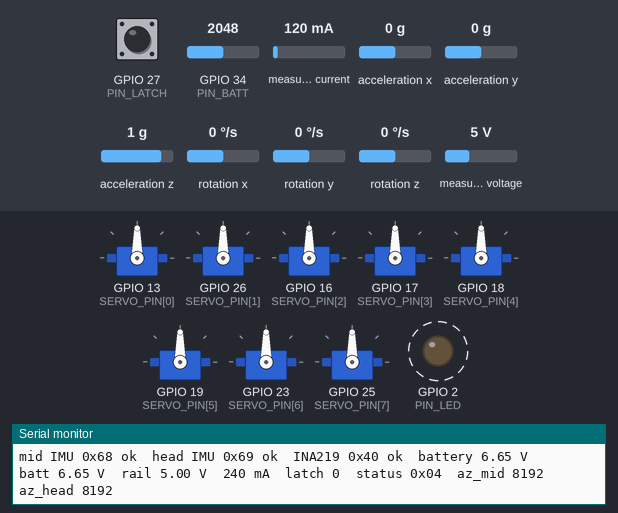
Bench run of a sketch on a simulated ESP32. Shown: 8 × servo, output pins drawn as LEDs (lit = HIGH), the last lines printed to the serial monitor. Wiring (inferred from the names in the program): INA219 current sensor at I2C address 0x40; MPU-6050 motion sensor at I2C address 0x68; MPU-6050 motion sensor at I2C address 0x69. Dashed ring = blinking. The inputs (shaded band) are chosen by the test bench; at power-on: GPIO 34 (PIN_BATT) = 2048, GPIO 27 (PIN_LATCH) HIGH, measured current 120 mA, acceleration x 0 g, acceleration y 0 g, acceleration z 1 g, rotation x 0 °/s, rotation y 0 °/s, rotation z 0 °/s, measured voltage 5 V. Pins used as bus, display or sensor lines are not drawn.

Above: at 1.2 s.
1.3 s: GPIO 34 (PIN_BATT) set to 1228
At 2.7 s:
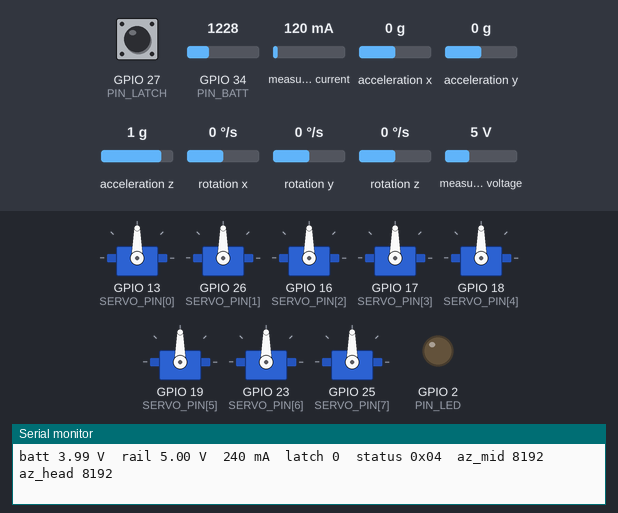
At 3.36 s:
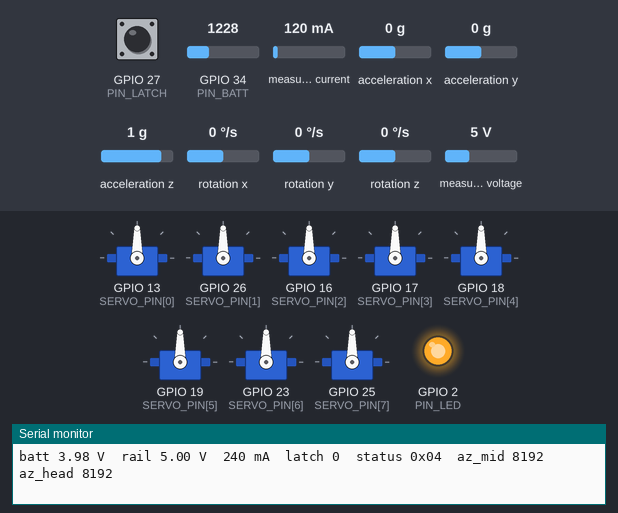
Timing chart, 0 to 10.3 s (numbered marks = the images above; inputs shaded):
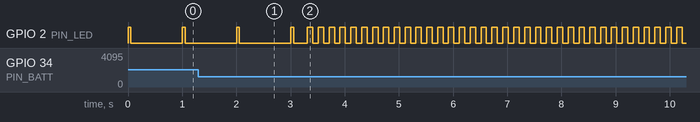

The sketch:

ouro_robot.ino
```cpp
// Ouro, on-robot firmware. ESP32 DevKit (ESP32-WROOM-32, classic ESP32), Arduino-ESP32 core 3.x,
// library ESP32Servo 3.x. Board: "ESP32 Dev Module" (FQBN esp32:esp32:esp32).
// Job: move 8 servos to the pulse widths it is told, and report 2 IMUs + current + latch + battery.
// Nothing else: no control loop runs here. See docs/electronics.md for the wiring and bring-up.
#include <WiFi.h>
#include <esp_wifi.h>
#include <esp_now.h>
#include <esp_sleep.h>
#include <Wire.h>
#include <ESP32Servo.h>
#include "ouro_common.h"

// ---------------------------------------------------------------- pins (docs/electronics.md, pin map)
// Joint 2 moved from GPIO14 to GPIO26: GPIO14 is a JTAG pin that is not quiet during boot.
const uint8_t SERVO_PIN[N_SERVO] = {13, 26, 16, 17, 18, 19, 23, 25};  // joint 1 (tail) .. joint 8 (neck)
const uint8_t PIN_SDA = 21, PIN_SCL = 22, PIN_LATCH = 27, PIN_BATT = 34, PIN_LED = 2;
const uint8_t MPU_MID = 0x68, MPU_HEAD = 0x69, INA = 0x40;

// ---------------------------------------------------------------- tuning
const uint32_t I2C_HZ = 400000;          // 300 mm bus, ~1-1.9 k pull-ups: rise time ~60-110 ns (limit 300 ns)
const uint16_t I2C_TIMEOUT_MS = 3;       // a stuck bus costs 3 ms, never the 50 ms default
const float    INA_MA_PER_LSB = 0.2f;    // 10 uV/LSB over 0.05 ohm (module's 0.1 + added 0.1 in parallel).
                                         // Without the added shunt use 0.1f. Trim this against a meter.
const uint16_t INA_CONFIG = 0x19FF;      // 16 V bus, PGA /8 (+-320 mV), bus 12-bit, shunt 128-sample average
                                         // (68 ms: spans ~3 servo frames, so 50 Hz current bursts average out)
const float    BATT_DIV = (100.0f + 33.0f) / 33.0f;   // 100k over 33k
const float    BATT_CAL = 1.000f;        // trim: meter reading / reported value (step 6 of bring-up)
const uint16_t LOW_BATT_MV = 6600;       // 3.3 V per cell under load
const uint32_t LOW_BATT_HOLD_MS = 2000;  // 2 s of sag, not one stall spike
const uint32_t SLEEP_AFTER_LOW_MS = 30000;   // keep reporting low battery for 30 s, then deep sleep
const uint16_t RAIL_LOW_MV = 4500;       // servo rail sagging: flag it
const uint32_t CMD_TIMEOUT_MS = 300;
const uint16_t MAX_STEP_US = 32;         // per 5 ms tick = 6400 us/s = 10 rad/s, the top of the sim's slew range
const uint32_t TICK_MS = 5;              // 200 Hz slew, 100 Hz telemetry

// ---------------------------------------------------------------- state
Servo servo[N_SERVO];
uint8_t broadcastMac[6] = {0xFF, 0xFF, 0xFF, 0xFF, 0xFF, 0xFF};

// Written by the ESP-NOW receive callback (Wi-Fi task, core 0), read by loop() (core 1).
// The spinlock makes the 20-byte copy atomic: loop() never sees half of one command and half of the next.
portMUX_TYPE cmdMux = portMUX_INITIALIZER_UNLOCKED;
CmdPacket rxCmd = {};  uint32_t rxMs = 0;  bool rxAny = false;

uint16_t pulseNow[N_SERVO];
bool live = false;  uint8_t seq = 0;
float battFilt = 0;  uint32_t lowBattSince = 0, lowBattAt = 0;  bool lowBatt = false;
int16_t lastMid[6] = {}, lastHead[6] = {};  int16_t lastmA = 0;  uint16_t railmV = 0;

struct Dev { uint8_t addr; bool ok; uint8_t fails; };
Dev devMid = {MPU_MID, false, 0}, devHead = {MPU_HEAD, false, 0}, devIna = {INA, false, 0};

// ---------------------------------------------------------------- ESP-NOW
void onRecv(const esp_now_recv_info_t *info, const uint8_t *data, int len) {
  if (len != (int)sizeof(CmdPacket) || data[0] != CMD_MAGIC || data[1] != ROBOT_ID) return;
  portENTER_CRITICAL(&cmdMux);
  memcpy(&rxCmd, data, sizeof(CmdPacket));
  rxMs = millis();  rxAny = true;
  portEXIT_CRITICAL(&cmdMux);
}

// ---------------------------------------------------------------- I2C helpers (never block more than a few ms)
bool wr8(uint8_t dev, uint8_t reg, uint8_t val) {
  Wire.beginTransmission(dev); Wire.write(reg); Wire.write(val);
  return Wire.endTransmission() == 0;
}
bool wr16(uint8_t dev, uint8_t reg, uint16_t val) {
  Wire.beginTransmission(dev); Wire.write(reg); Wire.write((uint8_t)(val >> 8)); Wire.write((uint8_t)val);
  return Wire.endTransmission() == 0;
}
bool rd(uint8_t dev, uint8_t reg, uint8_t *buf, uint8_t n) {
  Wire.beginTransmission(dev); Wire.write(reg);
  if (Wire.endTransmission(false) != 0) return false;
  if (Wire.requestFrom(dev, (size_t)n) != n) return false;
  for (uint8_t i = 0; i < n; i++) buf[i] = (uint8_t)Wire.read();   // one statement per byte: defined order
  return true;
}
inline int16_t be16(const uint8_t *b) { return (int16_t)(((uint16_t)b[0] << 8) | b[1]); }

// A slave left holding SDA low (power glitch or a wire breaking mid-byte) hangs the bus until it sees
// clocks. Clock SCL up to 9 times, send a STOP, restart the peripheral.
void i2cRecover() {
  Wire.end();
  pinMode(PIN_SDA, INPUT_PULLUP);
  pinMode(PIN_SCL, OUTPUT_OPEN_DRAIN);  digitalWrite(PIN_SCL, HIGH);
  for (int i = 0; i < 9 && digitalRead(PIN_SDA) == LOW; i++) {
    digitalWrite(PIN_SCL, LOW);  delayMicroseconds(5);  digitalWrite(PIN_SCL, HIGH);  delayMicroseconds(5);
  }
  pinMode(PIN_SDA, OUTPUT_OPEN_DRAIN);
  digitalWrite(PIN_SDA, LOW);  delayMicroseconds(5);  digitalWrite(PIN_SCL, HIGH);  delayMicroseconds(5);
  digitalWrite(PIN_SDA, HIGH);  delayMicroseconds(5);
  Wire.begin(PIN_SDA, PIN_SCL, I2C_HZ);
  Wire.setTimeOut(I2C_TIMEOUT_MS);
}

bool initMpu(Dev &d) {
  d.ok = wr8(d.addr, 0x6B, 0x01)      // wake, PLL on gyro X
      && wr8(d.addr, 0x1A, 0x03)      // DLPF 44 Hz: kills servo buzz
      && wr8(d.addr, 0x1B, 0x10)      // +-1000 dps
      && wr8(d.addr, 0x1C, 0x08);     // +-4 g
  d.fails = 0;
  return d.ok;
}
bool initIna(Dev &d) { d.ok = wr16(d.addr, 0x00, INA_CONFIG);  d.fails = 0;  return d.ok; }

void markFail(Dev &d) { if (d.ok && ++d.fails >= 3) d.ok = false; }

bool readMpu(Dev &d, int16_t *out) {            // accel xyz, (temp skipped), gyro xyz
  if (!d.ok) return false;
  uint8_t b[14];
  if (!rd(d.addr, 0x3B, b, 14)) { markFail(d); return false; }
  d.fails = 0;
  out[0] = be16(b + 0);  out[1] = be16(b + 2);  out[2] = be16(b + 4);
  out[3] = be16(b + 8);  out[4] = be16(b + 10); out[5] = be16(b + 12);
  return true;
}

bool readIna(Dev &d) {                          // shunt (signed, 10 uV/LSB) and bus voltage (4 mV/LSB)
  if (!d.ok) return false;
  uint8_t b[2];
  if (!rd(d.addr, 0x01, b, 2)) { markFail(d); return false; }
  int32_t mA = lroundf(be16(b) * INA_MA_PER_LSB);
  lastmA = (int16_t)constrain(mA, -32000, 32000);
  if (!rd(d.addr, 0x02, b, 2)) { markFail(d); return false; }
  railmV = (uint16_t)((((uint16_t)b[0] << 8) | b[1]) >> 3) * 4;
  d.fails = 0;
  return true;
}

// ---------------------------------------------------------------- servos
// Channels are allocated once at boot and never freed. "Limp" = duty 0 (pin held low, no pulses),
// which an analog hobby servo treats exactly like an unplugged signal wire.
void setLive(bool on) {
  if (on == live) return;
  for (int i = 0; i < N_SERVO; i++) {
    if (on) servo[i].writeMicroseconds(pulseNow[i]);
    else    servo[i].release();
  }
  live = on;
}

void goToSleep() {
  setLive(false);
  wr8(MPU_MID, 0x6B, 0x40);  wr8(MPU_HEAD, 0x6B, 0x40);   // IMUs to sleep
  wr16(INA, 0x00, INA_CONFIG & ~0x0007);                    // INA219 power-down
  digitalWrite(PIN_LED, LOW);
  esp_now_deinit();  WiFi.mode(WIFI_OFF);
  Serial.println("low battery: deep sleep. UNPLUG THE BATTERY NOW.");  Serial.flush();
  esp_deep_sleep_start();                                    // no wake source: only reset or replug
}

// ---------------------------------------------------------------- setup
void setup() {
  Serial.begin(115200);
  // Drive every servo signal low before anything else: a floating 30 cm servo lead twitches the servo.
  for (int i = 0; i < N_SERVO; i++) { pinMode(SERVO_PIN[i], OUTPUT);  digitalWrite(SERVO_PIN[i], LOW); }
  pinMode(PIN_LED, OUTPUT);  pinMode(PIN_LATCH, INPUT_PULLUP);
  analogSetPinAttenuation(PIN_BATT, ADC_11db);

  for (int i = 0; i < N_SERVO; i++) {
    pulseNow[i] = 1500;
    servo[i].setPeriodHertz(50);
    servo[i].attach(SERVO_PIN[i], 500, 2500);
    servo[i].setTimerWidth(16);      // attach() defaults to 10 bits = 19.5 us steps; 16 bits = 0.3 us
    servo[i].release();              // allocated, but no pulses until the first enabled command
  }

  Wire.begin(PIN_SDA, PIN_SCL, I2C_HZ);
  Wire.setTimeOut(I2C_TIMEOUT_MS);
  if (digitalRead(PIN_SDA) == LOW) i2cRecover();
  initMpu(devMid);  initMpu(devHead);  initIna(devIna);

  WiFi.mode(WIFI_STA);
  WiFi.setSleep(false);                                   // radio always on: no 100 ms modem-sleep gaps
  esp_wifi_set_channel(WIFI_CHANNEL, WIFI_SECOND_CHAN_NONE);
  bool nowOk = esp_now_init() == ESP_OK;
  nowOk = nowOk && esp_now_register_recv_cb(onRecv) == ESP_OK;
  esp_now_peer_info_t peer = {};
  memcpy(peer.peer_addr, broadcastMac, 6);  peer.channel = WIFI_CHANNEL;  peer.ifidx = WIFI_IF_STA;
  nowOk = nowOk && esp_now_add_peer(&peer) == ESP_OK;

  battFilt = analogReadMilliVolts(PIN_BATT) * BATT_DIV * BATT_CAL;
  Serial.printf("\nOuro robot  id %d  ch %d  MAC %s  esp-now %s\n", ROBOT_ID, WIFI_CHANNEL,
                WiFi.macAddress().c_str(), nowOk ? "ok" : "FAILED");
  Serial.printf("mid IMU 0x68 %s  head IMU 0x69 %s  INA219 0x40 %s  battery %.2f V\n",
                devMid.ok ? "ok" : "MISSING", devHead.ok ? "ok" : "MISSING", devIna.ok ? "ok" : "MISSING",
                battFilt / 1000.0f);
  if (!nowOk) while (true) { digitalWrite(PIN_LED, !digitalRead(PIN_LED)); delay(100); }   // fast blink forever
}

// ---------------------------------------------------------------- loop
void loop() {
  static uint32_t nextTick = 0, tick = 0, lastRetry = 0, lastPrint = 0;
  static uint8_t latchCount = 0;
  uint32_t now = millis();
  if ((int32_t)(now - nextTick) < 0) { vTaskDelay(1); return; }
  nextTick = now + TICK_MS;  tick++;

  // One consistent snapshot of the latest command.
  CmdPacket c;  uint32_t cmdMs;  bool any;
  portENTER_CRITICAL(&cmdMux);
  c = rxCmd;  cmdMs = rxMs;  any = rxAny;
  portEXIT_CRITICAL(&cmdMux);
  // Signed difference: the callback may stamp rxMs a millisecond after `now` was read.
  bool timeout = !any || (int32_t)(now - cmdMs) > (int32_t)CMD_TIMEOUT_MS;

  // Battery: ADC1 (works with Wi-Fi on), eFuse-calibrated mV, ~80 ms low-pass.
  float b = analogReadMilliVolts(PIN_BATT) * BATT_DIV * BATT_CAL;
  battFilt += (b - battFilt) / 16.0f;
  uint16_t batt = (uint16_t)battFilt;
  bool onBattery = batt > 3000;                          // under 3 V = no pack (USB-powered bench test)
  if (onBattery && batt < LOW_BATT_MV) { if (!lowBattSince) lowBattSince = now ? now : 1; } else lowBattSince = 0;
  if (!lowBatt && lowBattSince && now - lowBattSince > LOW_BATT_HOLD_MS) { lowBatt = true; lowBattAt = now; }
  if (lowBatt && now - lowBattAt > SLEEP_AFTER_LOW_MS) goToSleep();   // latched: only a reset clears it

  bool want = !timeout && !lowBatt && (c.flags & 1);
  if (want && !live) for (int i = 0; i < N_SERVO; i++) pulseNow[i] = constrain((int)c.pulse_us[i], 500, 2500);
  setLive(want);
  if (live) {
    for (int i = 0; i < N_SERVO; i++) {
      int target = constrain((int)c.pulse_us[i], 500, 2500);
      int d = constrain(target - (int)pulseNow[i], -(int)MAX_STEP_US, (int)MAX_STEP_US);
      pulseNow[i] += d;
      servo[i].writeMicroseconds(pulseNow[i]);
    }
  }

  // Latch sense: GPIO27 and GND go to the two steel head pins; a bare wire across the tail cradle joins them.
  latchCount = (digitalRead(PIN_LATCH) == LOW) ? min(latchCount + 1, 6) : max(latchCount - 1, 0);
  uint32_t blink = lowBatt ? (tick / 20) & 1 : live ? 1 : (tick % 200) < 10;   // idle: 50 ms heartbeat each second
  digitalWrite(PIN_LED, blink);

  if (tick & 1) return;                                  // telemetry every second tick = 100 Hz

  // Re-initialise a sensor that dropped out (re-plugged wire, power glitch), at most every 500 ms.
  if (now - lastRetry > 500 && (!devMid.ok || !devHead.ok || !devIna.ok)) {
    lastRetry = now;
    if (digitalRead(PIN_SDA) == LOW || digitalRead(PIN_SCL) == LOW) i2cRecover();
    if (!devMid.ok) initMpu(devMid);
    if (!devHead.ok) initMpu(devHead);
    if (!devIna.ok) initIna(devIna);
  }

  TelPacket t = {};
  t.magic = TEL_MAGIC;  t.robot_id = ROBOT_ID;  t.seq = seq++;  t.last_cmd_seq = c.seq;  t.t_ms = now;
  readMpu(devMid, lastMid);  readMpu(devHead, lastHead);  readIna(devIna);
  memcpy(t.mid, lastMid, sizeof(t.mid));  memcpy(t.head, lastHead, sizeof(t.head));
  t.servo_mA = lastmA;  t.batt_mV = batt;
  t.latch = latchCount >= 3;                             // 3 of the last ticks closed = 15 ms of contact
  t.status = (live ? ST_LIVE : 0) | (lowBatt ? ST_LOW_BATT : 0) | (timeout ? ST_TIMEOUT : 0)
           | (live && devIna.ok && railmV < RAIL_LOW_MV ? ST_RAIL_LOW : 0)
           | (devMid.ok ? 0 : ST_MID_FAULT) | (devHead.ok ? 0 : ST_HEAD_FAULT) | (devIna.ok ? 0 : ST_INA_FAULT);
  esp_now_send(broadcastMac, (const uint8_t *)&t, sizeof(t));   // broadcast: no ACK, no retry, ~0.9 ms airtime

  if (now - lastPrint > 1000) {                          // 1 Hz status line for bring-up over USB
    lastPrint = now;
    Serial.printf("batt %.2f V  rail %.2f V  %d mA  latch %d  status 0x%02X  az_mid %d  az_head %d\n",
                  batt / 1000.0f, railmV / 1000.0f, lastmA, t.latch, t.status, lastMid[2], lastHead[2]);
  }
}
```

ouro_common.h
```cpp
// Shared by ouro_robot and ouro_dongle. Keep the two copies IDENTICAL (ouro_robot/ and ouro_dongle/).
// Every robot in a classroom needs its own ROBOT_ID; neighbours should use different channels (1, 6, 11).
// Byte layout is little-endian and packed; host/link.py mirrors it with struct formats
//   CmdPacket  '<BBBB8H'          (20 bytes)
//   TelPacket  '<BBBBI6h6hhHBB'   (38 bytes)
// host/test_protocol.py checks both sizes and offsets against this file.
#pragma once
#include <stdint.h>
#define ROBOT_ID      7
#define WIFI_CHANNEL  6
#define N_SERVO       8

#define CMD_MAGIC  0xC5
#define TEL_MAGIC  0x7E

// TelPacket.status bits
#define ST_LIVE       0x01   // servo pulses are being sent
#define ST_LOW_BATT   0x02   // pack under 6.6 V for 2 s (latched until reset; robot sleeps 30 s later)
#define ST_TIMEOUT    0x04   // no valid command for 300 ms
#define ST_RAIL_LOW   0x08   // servo rail under 4.5 V while live (buck in current limit / tripped, or pack sagging)
#define ST_MID_FAULT  0x10   // mid IMU (0x68) not answering: mid[] holds the last good sample
#define ST_HEAD_FAULT 0x20   // head IMU (0x69) not answering: head[] holds the last good sample
#define ST_INA_FAULT  0x40   // INA219 (0x40) not answering: servo_mA holds the last good value

struct __attribute__((packed)) CmdPacket {      // PC -> dongle -> robot, 50 Hz, 20 bytes
  uint8_t  magic;            // 0xC5
  uint8_t  robot_id;
  uint8_t  seq;
  uint8_t  flags;            // bit0 = servos enabled (0 = go limp)
  uint16_t pulse_us[N_SERVO];// 500..2500, already trimmed on the PC
};

struct __attribute__((packed)) TelPacket {      // robot -> dongle -> PC, 100 Hz, 38 bytes
  uint8_t  magic;            // 0x7E
  uint8_t  robot_id;
  uint8_t  seq;
  uint8_t  last_cmd_seq;     // lets the PC measure round-trip latency
  uint32_t t_ms;
  int16_t  mid[6];           // MPU-6050 #1 (0x68) raw: ax ay az gx gy gz  (+-4 g, +-1000 dps)
  int16_t  head[6];          // MPU-6050 #2 (0x69)
  int16_t  servo_mA;         // INA219, total servo rail, mA (range +-6.4 A with the added 0.1 ohm shunt)
  uint16_t batt_mV;          // 2S pack through the 100k/33k divider (filtered)
  uint8_t  latch;            // 1 = head pins bridged by the tail wire (debounced)
  uint8_t  status;           // ST_* bits above
};

static_assert(sizeof(CmdPacket) == 20, "CmdPacket must be 20 bytes");
static_assert(sizeof(TelPacket) == 38, "TelPacket must be 38 bytes");
```
